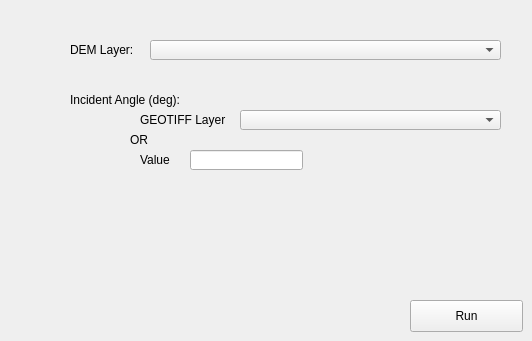
         <widget class="QWidget" name="tab_6">
          <attribute name="title">
           <string>Layover/Shadow Mask</string>
          </attribute>
          <widget class="QComboBox" name="comboBox_16">
           <property name="geometry">
            <rect>
             <x>240</x>
             <y>110</y>
             <width>261</width>
             <height>20</height>
            </rect>
           </property>
          </widget>
          <widget class="QLabel" name="label_22">
           <property name="geometry">
            <rect>
             <x>130</x>
             <y>130</y>
             <width>141</width>
             <height>20</height>
            </rect>
           </property>
           <property name="text">
            <string>OR</string>
           </property>
          </widget>
          <widget class="QLineEdit" name="lineEdit_17">
           <property name="geometry">
            <rect>
             <x>190</x>
             <y>150</y>
             <width>113</width>
             <height>20</height>
            </rect>
           </property>
          </widget>
          <widget class="QLabel" name="label_9">
           <property name="geometry">
            <rect>
             <x>70</x>
             <y>40</y>
             <width>81</width>
             <height>20</height>
            </rect>
           </property>
           <property name="text">
            <string>DEM Layer:</string>
           </property>
          </widget>
          <widget class="QLabel" name="label_39">
           <property name="geometry">
            <rect>
             <x>70</x>
             <y>90</y>
             <width>141</width>
             <height>20</height>
            </rect>
           </property>
           <property name="text">
            <string>Incident Angle (deg):</string>
           </property>
          </widget>
          <widget class="QLabel" name="label_53">
           <property name="geometry">
            <rect>
             <x>140</x>
             <y>110</y>
             <width>101</width>
             <height>20</height>
            </rect>
           </property>
           <property name="text">
            <string>GEOTIFF Layer</string>
           </property>
          </widget>
          <widget class="QLabel" name="label_54">
           <property name="geometry">
            <rect>
             <x>140</x>
             <y>150</y>
             <width>41</width>
             <height>20</height>
            </rect>
           </property>
           <property name="text">
            <string>Value</string>
           </property>
          </widget>
          <widget class="QComboBox" name="comboBox_17">
           <property name="geometry">
            <rect>
             <x>150</x>
             <y>40</y>
             <width>351</width>
             <height>20</height>
            </rect>
           </property>
          </widget>
          <widget class="QPushButton" name="pushButton_10">
           <property name="geometry">
            <rect>
             <x>410</x>
             <y>300</y>
             <width>113</width>
             <height>32</height>
            </rect>
           </property>
           <property name="text">
            <string>Run</string>
           </property>
          </widget>
         </widget>
